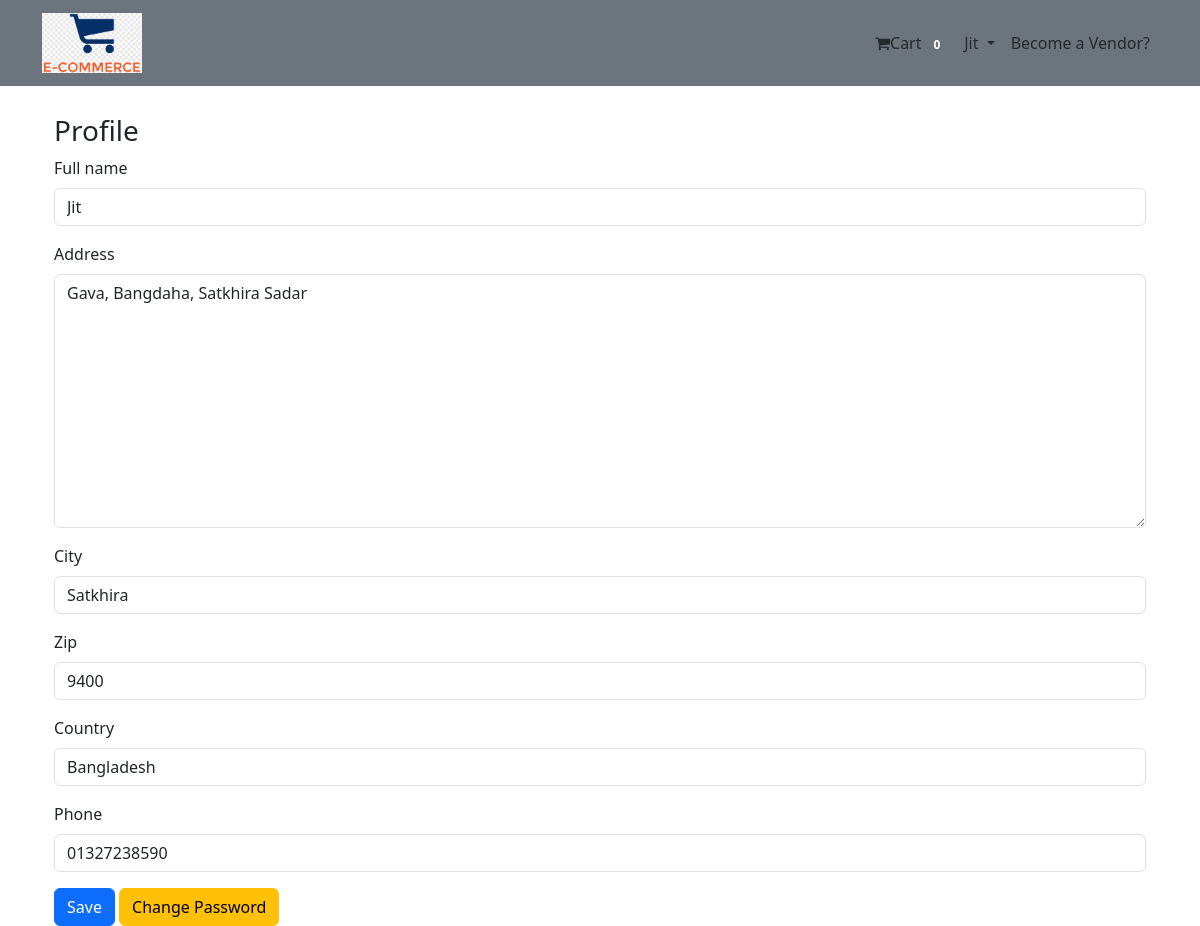
Screenshot of /account/update_profile/ (signed in) with the database file from the repository.
### account/models.py (models this page shows, shortened)
class User(AbstractBaseUser , PermissionsMixin):
    email = models.EmailField(unique=True, null=False)
    is_staff = models.BooleanField(
        gettext_lazy('stuff status'),
        default = False,
        help_text = gettext_lazy('Designates whether the user should be treated as active. Unselect this instead of deleting accounts.')
    )
    is_active = models.BooleanField(
        gettext_lazy('active'),
        default = True,
        help_text = gettext_lazy('Designates whether the user can log in this site.')
    )
    USERNAME_FIELD = 'email'
    objects = MyUserManager()

class Profile(models.Model):
    user = models.OneToOneField(User, on_delete=models.CASCADE, related_name='profile')
    full_name = models.CharField(max_length=255, blank=True)
    address = models.TextField(max_length=300,blank=True)
    city = models.CharField(max_length=50,blank=True)
    zip = models.CharField(max_length=10, blank=True)
    country = models.CharField(max_length=50, blank=True)
    phone = models.CharField(max_length=20, blank=True)
    date_joined = models.DateTimeField(auto_now_add=True)

### order/models.py (models this page shows, shortened)
class Order(models.Model):
    Processing = 'Processing'
    Delivered = 'Delivered'
    status_choices = [
        (Processing, 'Processing'),
        (Delivered, 'Delivered')
    ]
    coupon = models.ForeignKey(
        Coupon, on_delete=models.CASCADE, null=True, blank=True, related_name='cart_coupon')
    orderitems = models.ManyToManyField(Cart)
    user = models.ForeignKey(settings.AUTH_USER_MODEL, on_delete=models.CASCADE)
    ordered = models.BooleanField(default=False)
    created = models.DateTimeField(auto_now_add=True)
    paymentId = models.CharField(max_length=264, blank=True, null=True)
    orderId = models.CharField(max_length=255,blank=True, null=True)
    status = models.CharField(
        max_length=10, choices=status_choices, default=Processing)

### account/views.py (the view)
# urls.py: path('update_profile/',views.update_profile, name='update_profile'),
@login_required
def update_profile(request):
    profile = Profile.objects.get(user = request.user)
    form = ProfileForm(instance=profile)
    if request.method == 'POST':
        form = ProfileForm(request.POST, instance=profile)
        if form.is_valid():
            form.save()
            messages.success(request, "Updated!")
            form = ProfileForm(instance=profile)
    return render(request,'account/update_profile.html', context = {'form':form})

### account/forms.py
class ProfileForm(ModelForm):
    class Meta:
        model = Profile
        exclude = ['user']

### order/templatetags/cart_tag.py (called while the page is built)
@register.filter
def cart_total(user):
    order = Order.objects.filter(user=user, ordered=False)
    if order.exists():
        return order[0].orderitems.count()
    else:
        return 0

### templates/account/update_profile.html (shortened to what this page needs)
{% extends "base.html" %}
{% load crispy_forms_tags %}
{% block content %}
<h3>Profile</h3>
    <form method="POST">
        {{form | crispy}}
        <button type="submit" class="btn btn-primary">Save</button>
        <a href="{% url 'password_change' %}" class="btn btn-warning">Change Password</a>
    </form>
{% endblock content %}

### templates/navbar.html (shortened to what this page needs)
{% load cart_tag %}
<nav class="navbar navbar-expand-lg bg-secondary">
    <div class="container">
        <a class="navbar-brand" href="{% url 'home' %}"><img class="logo" src="/static/logo/logo.png" alt=""></a>
        <div class="collapse navbar-collapse" id="navbarNav">
            <ul class="navbar-nav ms-auto">
                {% if request.user.is_authenticated %}
                <li class="nav-item">
                    <a href="{% url 'cart' %}" class="nav-link">
                        <i class="fa fa-shopping-cart"></i>Cart
                        <span class="badge badge-light"> {{ request.user|cart_total }}</span>
                    </a>
                </li>
                <li class="nav-item dropdown">
                    {% if user.profile.full_name %}
                    <a class="nav-link dropdown-toggle" href="#" role="button" data-bs-toggle="dropdown"
                        aria-expanded="false">
                        {{user.profile.full_name}}
                    </a>
                    {% else %}
                    <a class="nav-link dropdown-toggle" href="#" role="button" data-bs-toggle="dropdown"
                        aria-expanded="false">
                        {{user.email}}
                    </a>
                    {% endif %}
                </li>
                {% if user.vendor_profile %}
                {% else %}
                <li class="nav-item">
                    <a class="nav-link" href="{% url 'vendor' %}">Become a Vendor?</a>
                </li>
                {% endif %}
                {% else %}
                <li class="nav-item">
                    <a href="{% url 'login' %}" class="btn btn-primary"> Sign Up / Log In </a>
                </li>
                {% endif %}
            </ul>
        </div>
    </div>
</nav>

### static/css/main.css (style rules this page uses)
* { margin: 0; padding: 0; box-sizing: border-box; }
.logo { height: 60px; width: 100px; }

### rows the page displays
User: user|cart_total "0", profile.full_name "Jit"
Profile: full_name "Jit", address "Gava, Bangdaha, Satkhira Sadar", city "Satkhira", zip "9400", country "Bangladesh", phone "01327238590"
